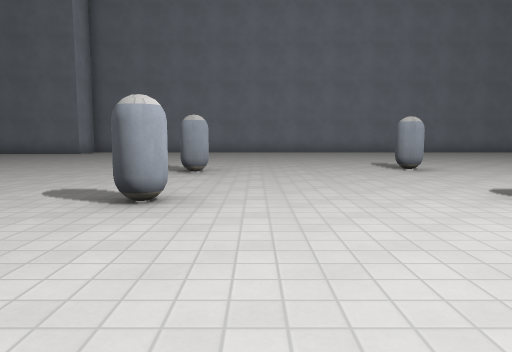
[1] (above)

21 first-person views from a walk through a Godot game level. The camera is 1.2 m above the floor, tilts 6° down and sees 70° across. The floor is counted in squares, 2 m on a side. Each view is taken from the middle of a square. On the plan, view 1 faces up. The plan holds only what a view shows up to about 10 squares ahead; the rest is blank. The place goes on beyond the plan. Surface patterns are stand-ins for the level's own textures.

[2]
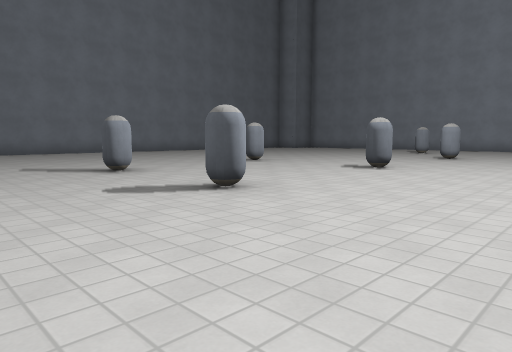

[3]
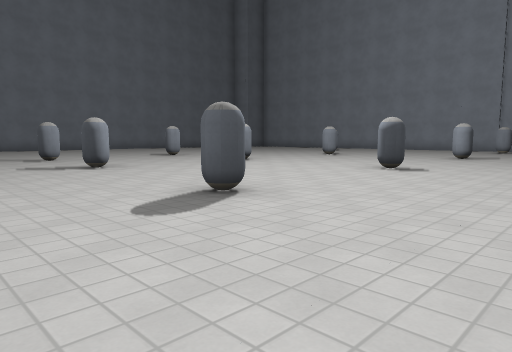

[4]
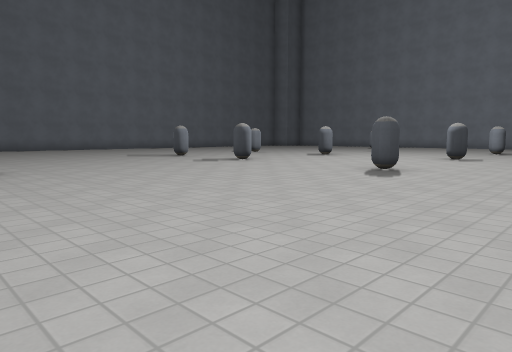

[5]
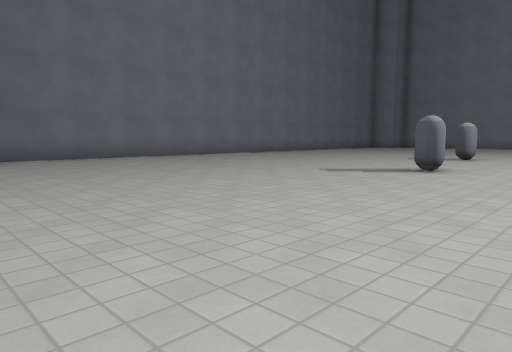

[6]
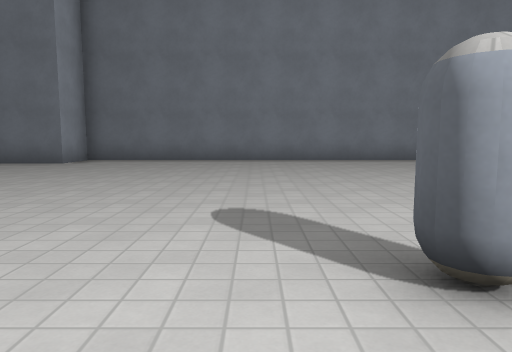

[7]
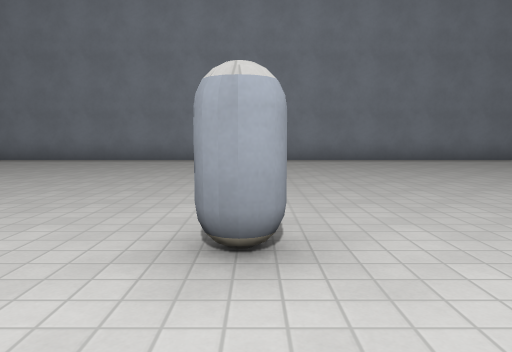

[8]
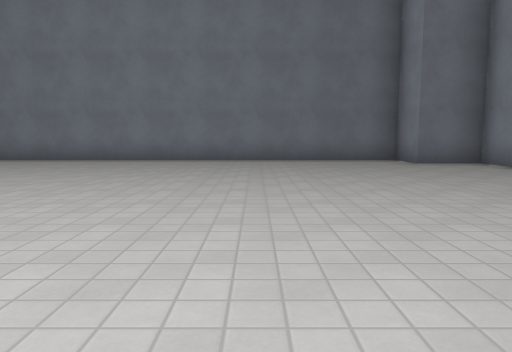

[9]
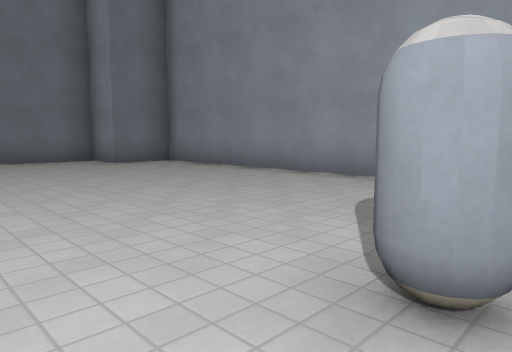

[10]
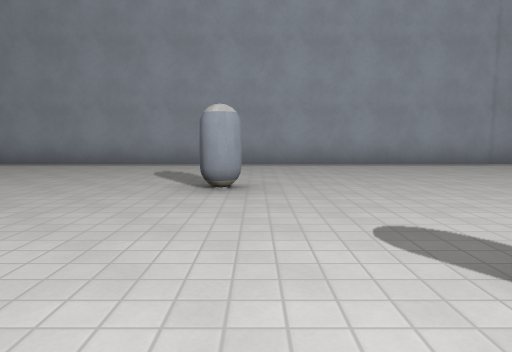

[11]
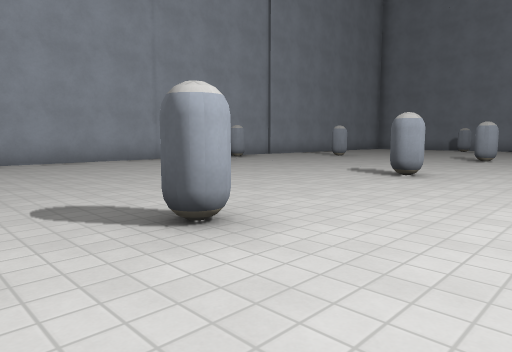

[12]
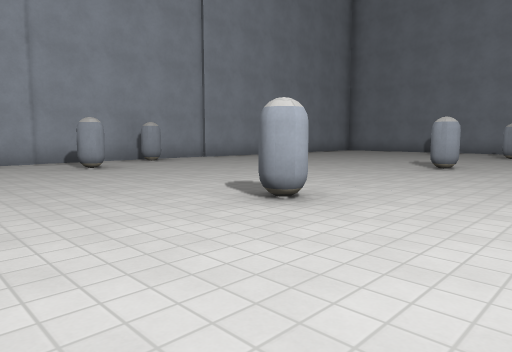

[13]
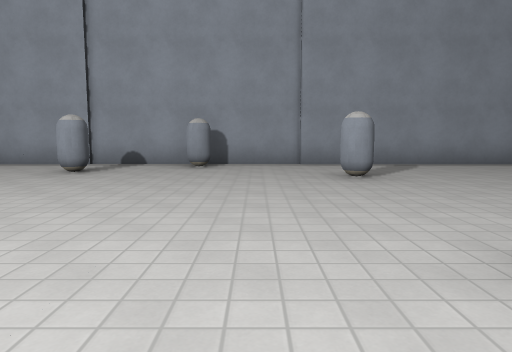

[14]
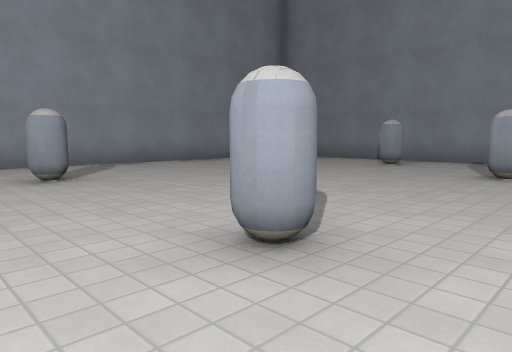

[15]
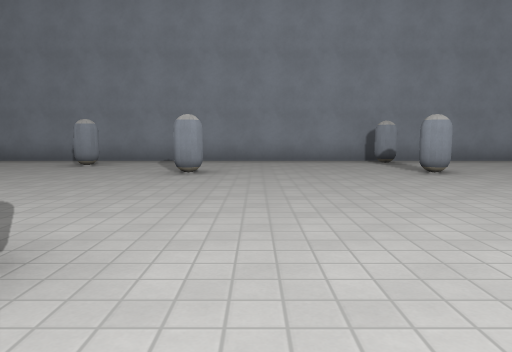

[16]
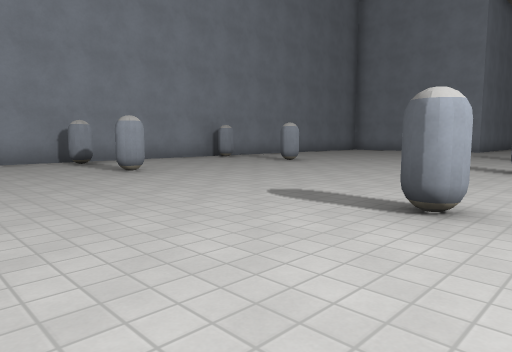

[17]
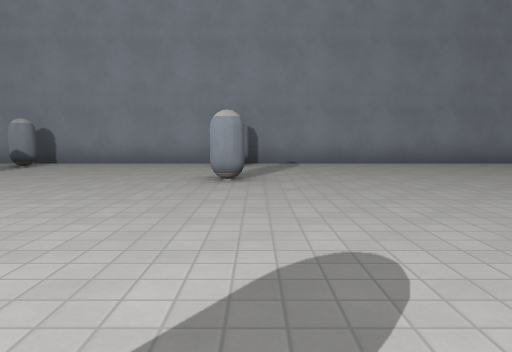

[18]
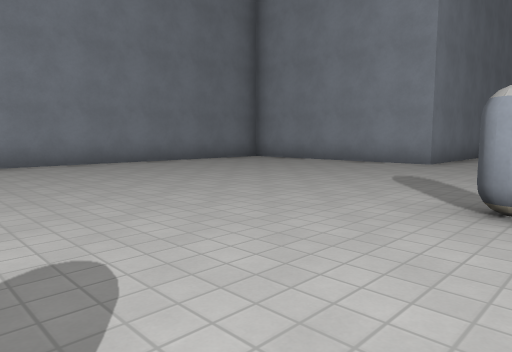

[19]
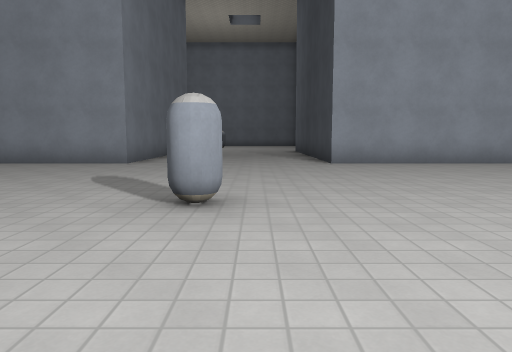

[20]
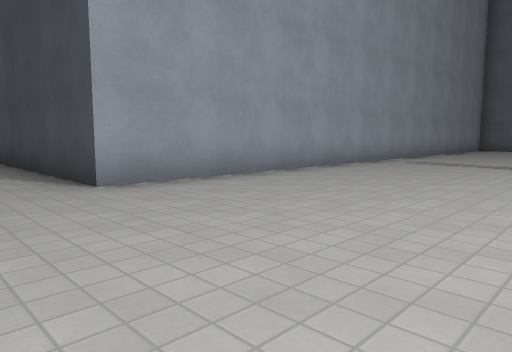

[21]
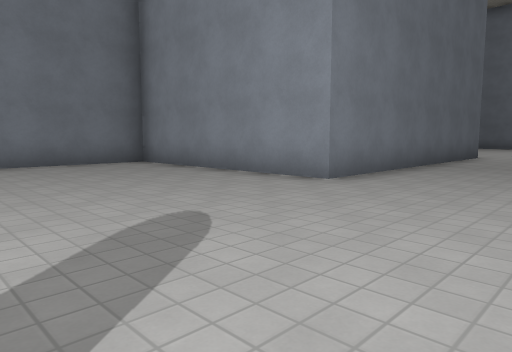

### Floor plan
Key: @ floor where view 1 was taken; # wall or solid block; x gap in a wall; . floor.
Columns run from 14 left of view 1 to 15 right of it. Each row starts with its distance up from view 1.
 15        #####################
 14       ##...................###
 13       .......................#
 12        .......... ...........#
 11        .......... ...........#
 10        ......................#
  9        ......................#
  8        ......................#
  7       ...........#.. ........#
  6      ........#.....  ........#
  5    #....................#....#
  4    #.........................#
  3    #... .....#...#...#.......#
  2    #.........................#
  1    #.........................#
  0    #..........@..............#
 -1    #.........#...#...#....#..#
 -2    #.........................#
 -3 ####........................x#
 -4 ..............   ............#
 -5   ........... ...#...........#
 -6 .........#...........#....#..#
 -7 .............................#
 -8 ####.........................#
 -9    #..................... ...#
-10    #........#....#...#...  ..#
-11    #......................
-12    #....................#..
-13    #........#..............
-14    #########################

Positions as (right, up) in squares from view 1, and headings:
1: (0, 0), facing up
2: (-4, 0), facing up-right
3: (-4, -4), facing up-right
4: (-8, -4), facing up-right
5: (-8, 4), facing up-right
6: (-2, 5), facing up
7: (3, 5), facing up
8: (9, 5), facing up
9: (9, 5), facing up-right
10: (6, 5), facing right
11: (5, 5), facing down-right
12: (5, 2), facing down-right
13: (6, -4), facing right
14: (6, -4), facing down-right
15: (6, -4), facing down
16: (6, -4), facing down-left
17: (-2, -5), facing down
18: (-2, -5), facing down-left
19: (-2, -5), facing left
20: (-6, -5), facing up-left
21: (-6, -5), facing down-left
